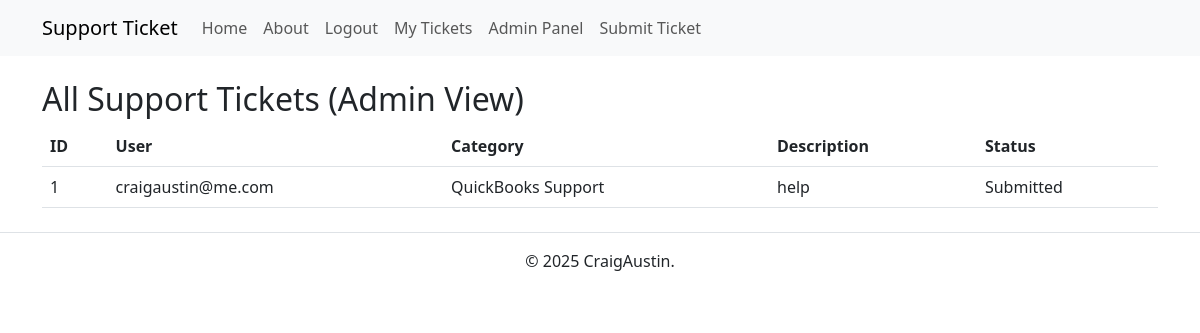
Before: /admin/tickets (signed in) with the older database file.
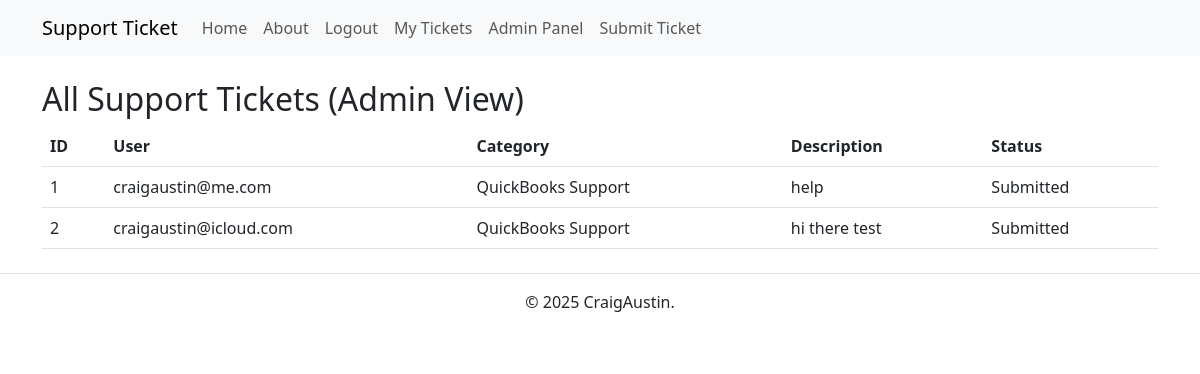
After: the same page with the newer database file.
### app.py (models this page shows, shortened)
class Ticket(db.Model):
    id = db.Column(db.Integer, primary_key=True)
    user_id = db.Column(db.Integer, db.ForeignKey('user.id'), nullable=False)
    category = db.Column(db.String(100), nullable=False)
    description = db.Column(db.Text, nullable=False)
    status = db.Column(db.String(20), default='Submitted')
    user = db.relationship('User', backref=db.backref('tickets', lazy=True))

class User(db.Model, UserMixin):
    id = db.Column(db.Integer, primary_key=True)
    email = db.Column(db.String(150), unique=True, nullable=False)
    password_hash = db.Column(db.String(256), nullable=False)
    is_admin = db.Column(db.Boolean, default=False)  # Admin column

### app.py (the view)
@app.route('/admin/tickets')
@login_required
def admin_tickets():
    if not current_user.is_admin:
        flash("Access Denied: Admins only.", "danger")
        return redirect(url_for('index'))
    all_tickets = Ticket.query.all()
    return render_template('admin_tickets.html', tickets=all_tickets)

### app.py (called while the page is built)
@login_manager.user_loader
def load_user(user_id):
    return User.query.get(int(user_id))

### templates/admin_tickets.html (shortened to what this page needs)
{% extends 'base.html' %}
{% block content %}
<h2>All Support Tickets (Admin View)</h2>
{% if tickets %}
<table class="table">
    <thead>
        <tr>
            <th>ID</th>
            <th>User</th>
            <th>Category</th>
            <th>Description</th>
            <th>Status</th>
        </tr>
    </thead>
    <tbody>
        {% for ticket in tickets %}
        <tr>
            <td>{{ ticket.id }}</td>
            <td>{{ ticket.user.email }}</td>
            <td>{{ ticket.category }}</td>
            <td>{{ ticket.description }}</td>
            <td>{{ ticket.status }}</td>
        </tr>
        {% endfor %}
    </tbody>
</table>
{% else %}
<p>No support tickets found.</p>
{% endif %}
{% endblock %}

### templates/base.html (shortened to what this page needs)
<!DOCTYPE html>
<html lang="en">
<head>
    <link rel="stylesheet" href="{{ url_for('static', filename='styles.css') }}">
    <link href="https://cdn.jsdelivr.net/npm/bootstrap@5.3.0/dist/css/bootstrap.min.css" rel="stylesheet">
</head>
<body>
    <nav class="navbar navbar-expand-lg navbar-light bg-light">
        <div class="container">
            <a class="navbar-brand" href="{{ url_for('index') }}">Support Ticket</a>
            <div class="collapse navbar-collapse" id="navbarNav">
                <ul class="navbar-nav">
                    <li class="nav-item">
                        <a class="nav-link" href="{{ url_for('index') }}">Home</a>
                    </li>
                    <li class="nav-item">
                        <a class="nav-link" href="{{ url_for('about') }}">About</a>
                    </li>
                    {% if current_user.is_authenticated %}
                    <li class="nav-item">
                        <a class="nav-link" href="{{ url_for('logout') }}">Logout</a>
                    </li>
                    <li class="nav-item">
                        <a class="nav-link" href="{{ url_for('view_tickets') }}">My Tickets</a>
                    </li>
                    {% if current_user.is_admin %}
                    <li class="nav-item">
                        <a class="nav-link" href="{{ url_for('admin_tickets') }}">Admin Panel</a>
                    </li>
                    {% endif %}
                    <li class="nav-item">
                        <a class="nav-link" href="{{ url_for('submit_ticket') }}">Submit Ticket</a>
                    </li>
                    {% endif %}
                </ul>
            </div>
        </div>
    </nav>
    <div class="container mt-4">
        {% block content %}{% endblock %}
    </div>
    <footer class="text-center mt-4 py-3 border-top">
        <p>&copy; 2025 CraigAustin.</p>
    </footer>
</body>
</html>

### static/styles.css (style rules this page uses)
*, *::before, *::after { box-sizing: border-box; }
* { margin: 0; }
body { line-height: 1.5; -webkit-font-smoothing: antialiased; }
p, h1, h2, h3, h4, h5, h6 { overflow-wrap: break-word; }
p { text-wrap: pretty; }
h1, h2, h3, h4, h5, h6 { text-wrap: balance; }

Changed rows visible on the page:
added Ticket: id "2", user.email "craigaustin@icloud.com", category "QuickBooks Support", description "hi there test", status "Submitted"
